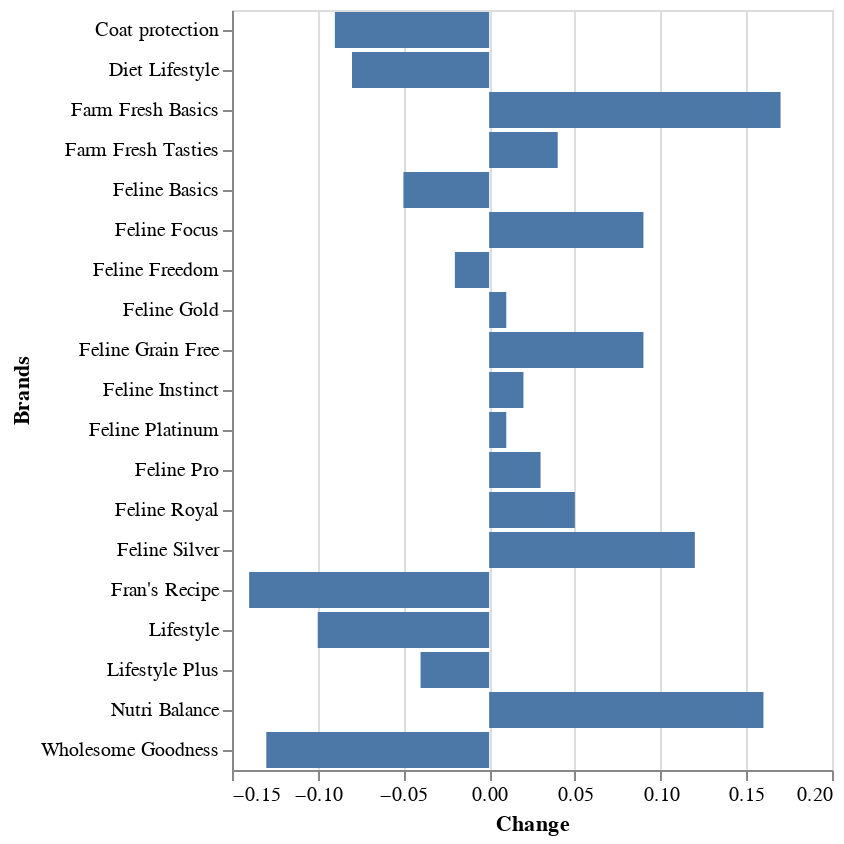

Notebook cell for this chart:
### Markdown cell above
Not using `sort = None` results in the brands being arranged in alphabetical order.

### Code cell
alt.Chart(table).mark_bar().encode(
    x = "Change",
    y = "Brands")

### Figure 1 — Vega-Lite specification as saved in the notebook (floating-point values rounded to 4 significant figures)
{"config": {"view": {"continuousWidth": 300, "continuousHeight": 300}}, "data": {"name": "data-9ee411e192bdf834e5a77b44a346fa8f"}, "mark": {"type": "bar"}, "encoding": {"x": {"field": "Change", "type": "quantitative"}, "y": {"field": "Brands", "type": "nominal"}}, "$schema": "https://vega.github.io/schema/vega-lite/v5.15.1.json", "datasets": {"data-9ee411e192bdf834e5a77b44a346fa8f": [{"spacing for dot plot": 0, "Brands": "Fran's Recipe", "Change": -0.14}, {"spacing for dot plot": 1, "Brands": "Wholesome Goodness", "Change": -0.13}, {"spacing for dot plot": 2, "Brands": "Lifestyle", "Change": -0.1}, {"spacing for dot plot": 3, "Brands": "Coat protection", "Change": -0.09}, {"spacing for dot plot": 4, "Brands": "Diet Lifestyle", "Change": -0.08}, {"spacing for dot plot": 5, "Brands": "Feline Basics", "Change": -0.05}, {"spacing for dot plot": 6, "Brands": "Lifestyle Plus", "Change": -0.04}, {"spacing for dot plot": 7, "Brands": "Feline Freedom", "Change": -0.02}, {"spacing for dot plot": 8, "Brands": "Feline Gold", "Change": 0.01}, {"spacing for dot plot": 9, "Brands": "Feline Platinum", "Change": 0.01}, {"spacing for dot plot": 10, "Brands": "Feline Instinct", "Change": 0.02}, {"spacing for dot plot": 11, "Brands": "Feline Pro", "Change": 0.03}, {"spacing for dot plot": 12, "Brands": "Farm Fresh Tasties", "Change": 0.04}, {"spacing for dot plot": 13, "Brands": "Feline Royal", "Change": 0.05}, {"spacing for dot plot": 14, "Brands": "Feline Focus", "Change": 0.09}, {"spacing for dot plot": 15, "Brands": "Feline Grain Free", "Change": 0.09}, {"spacing for dot plot": 16, "Brands": "Feline Silver", "Change": 0.12}, {"spacing for dot plot": 17, "Brands": "Nutri Balance", "Change": 0.16}, {"spacing for dot plot": 18, "Brands": "Farm Fresh Basics", "Change": 0.17}]}}
